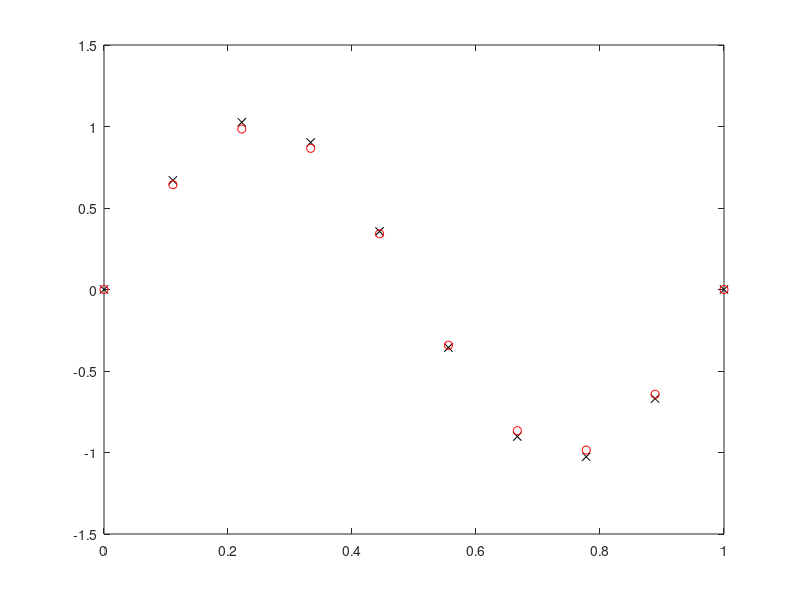

This chart was generated by the following MATLAB code:
clearvars;
close all;
%
% Use FDM to solve u_xx = -4*pi^2*sin(2*pi*x), x in (0,1), u(0)=0, u(1)=0
%

% Exact solution to this equation:
u_exact = @(x) sin(2*pi*x);

%
% Input parameters.
%
f = @(x) -4*pi^2*sin(2*pi*x); % The right-hand-side function (forcing function).
x0 = 0; % End of the domain.
xEnd = 1; % Beginning of the domain.
u_bc = [0 0]; % Vector of the boundary conditions.

N = 10; % Choose the amount of points you want to spread over Omega.

%
% Compute.
%

% (1) Discretize the domain Omega.
X = linspace(x0,xEnd,N)'; % Equidistant points on [x0, xEnd].

% (2) Sample the RHS forcing function.
b = f(X(2:end-1)); % 2:end-1, because we are not solving the system for known BCs.

% (3) Impose the known boundary conditions.
h = X(2)-X(1); % Recover internodal distance from the set of points.
b(2) = b(2) - u_bc(1)/h^2;
b(end) = b(end) - u_bc(2)/h^2;


% (4) Form the sparse matrix A.
A = 1/h^2 * spdiags(repmat([-2, 1, 1], N-2, 1), [0, -1, 1], N-2, N-2);

% (5) Solve.
u = A\b;

% (6) Plot.
u = [u_bc(1); u; u_bc(2)]; % Append the boundary conditions for visualization.
figure;
plot(X, u, 'xk'); hold on;
plot(X, u_exact(X), 'or');


% (7) Compare to true solution.
norm(u - u_exact(X), 2)
